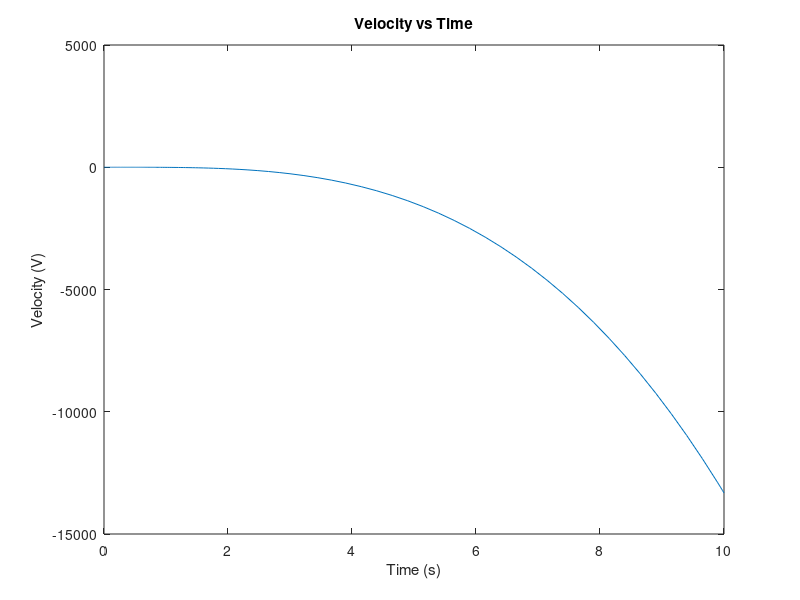

MATLAB code to generate this figure:
function plan1
    % 定义参数
    k_H = 1; % 示例值
    k_dot_H = 1; % 示例值
    S_ref = 1; % 示例值
    m = 1000; % 质量示例值
    g = 9.81; % 重力加速度
    P = 100; % 推力示例值
    
    % 时间范围
    tspan = [0 10]; % 0到10秒
    init_conditions = [0; 0; 0; 0; 0; 0]; % [V; theta; x; y; delta_z; alpha]

    % ODE求解
    [t, sol] = ode45(@(t, y) odefun(t, y, k_H, k_dot_H, S_ref, m, g, P), tspan, init_conditions);

    % 结果可视化
    figure;
    plot(t, sol(:, 1)); % 画速度
    xlabel('Time (s)');
    ylabel('Velocity (V)');
    title('Velocity vs Time');
end

function dydt = odefun(t, y, k_H, k_dot_H, S_ref, m, g, P)
    H_star = 2000 * cos(0.000314 * 1.1 * y(5)) + 5000;
    delta_z = k_H * (H_star - y(5)) + k_dot_H * (0 - y(5)); % 这里需要实际的 \dot{H} 值
    C_x = 0.2 + 0.005 * y(6)^2;
    C_y = 0.25 * y(6) + 0.05 * delta_z;

    X = C_x * 1 * S_ref; % q 值在这里假设为1
    Y = C_y * 1 * S_ref; % q 值在这里假设为1

    dydt = zeros(6, 1);
    dydt(1) = (P * cos(y(6)) * cos(0)) / m - X / m - g * sin(0); % theta 假设为0
    dydt(2) = (P * sin(y(6)) + Y - m * g * cos(0)) / (m * y(1)); % theta 假设为0
    dydt(3) = y(1) * cos(y(2)); % dx/dt
    dydt(4) = y(1) * sin(y(2)); % dy/dt
    dydt(5) = delta_z; % delta_z的变化率
    dydt(6) = - (y(5) / 1); % alpha的变化率，假设 m_z^delta_z 和 m_z^alpha 为1
end
